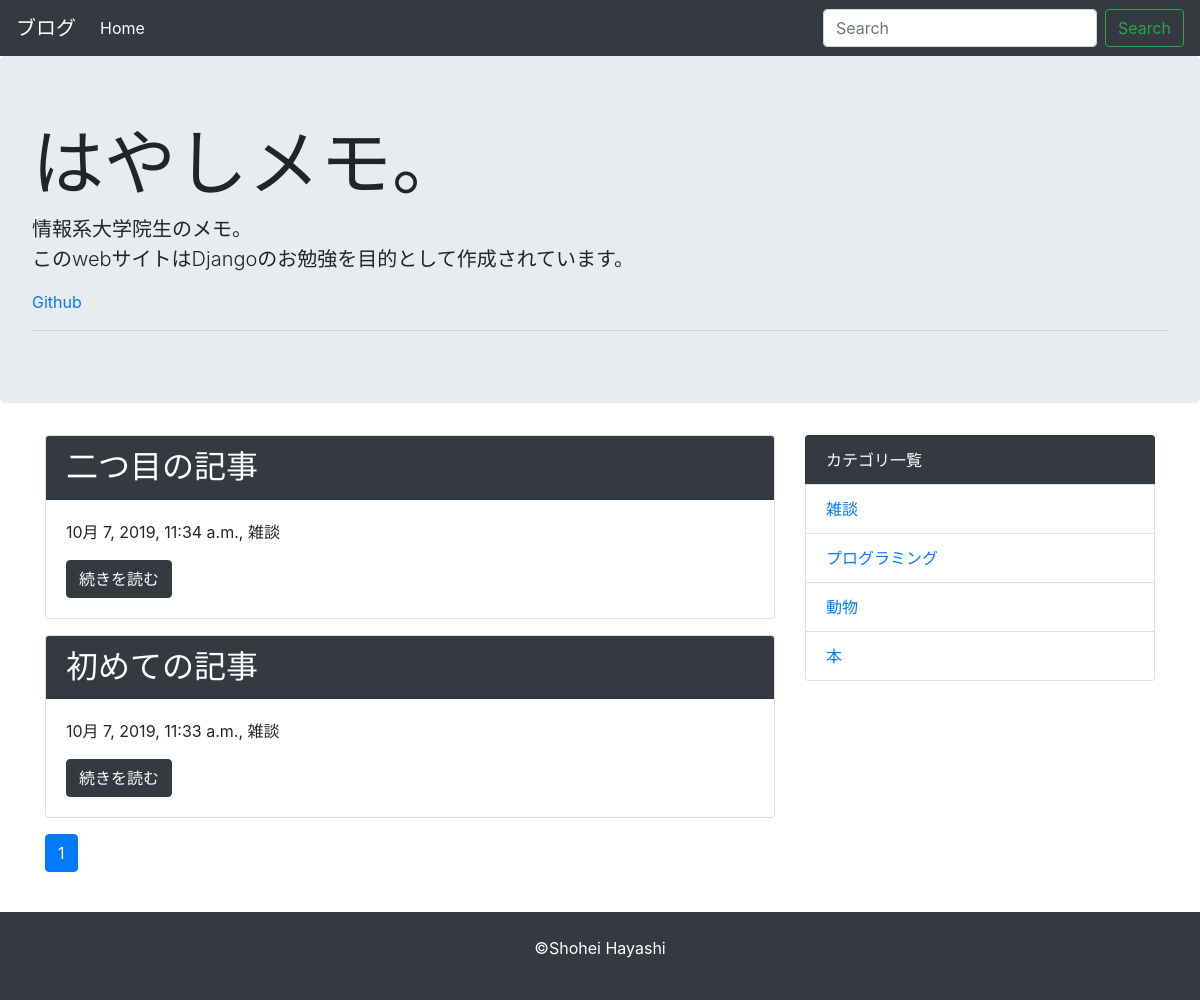
Page /category/1/ on the committed database.
### blog/models.py (models this page shows, shortened)
class Post(models.Model):
  title = models.CharField('タイトル', max_length = 255)
  text = models.TextField('本文')
  created_at = models.DateTimeField('作成日', default=timezone.now)
  category = models.ForeignKey(Category, verbose_name='カテゴリ', on_delete=models.PROTECT)

class Category(models.Model):
  name = models.CharField('カテゴリ名', max_length = 255)
  created_at = models.DateTimeField('作成日', default=timezone.now)
  def __str__(self):
      return self.name

### blog/views.py (the view)
# urls.py: path('category/<int:pk>/', views.CategoryView.as_view(), name = 'category'),
class CategoryView(generic.ListView):
  model = Post
  paginate_by = 10
  def get_queryset(self):
    category = get_object_or_404(Category, pk = self.kwargs['pk'])
    queryset = Post.objects.order_by('-created_at').filter(category = category)
    return queryset

### blog/context_processors.py (called while the page is built)
def common(request):
  context = {
    'category_list':Category.objects.all(),
  }
  return context

### blog/templatetags/mytag.py (called while the page is built)
@register.simple_tag
def url_replace(request, field, value):
    url_dict = request.GET.copy()
    url_dict[field] = value
    return url_dict.urlencode()

### blog/templates/blog/post_list.html
{% extends 'blog/base.html' %}
{% block content %}
{% for post in post_list %}
  <div class="card mb-3">
    <h2 class="card-header bg-dark text-white">{{ post.title }}</h4>
    <div class="card-body">
      <p>{{ post.created_at }}, {{ post.category }}</p>
      <a href="{% url 'blog:detail' post.pk %}" class="btn btn-dark">続きを読む</a>
    </div>
  </div>
{% endfor %}
{% include 'blog/page.html' %}
{% endblock %}

### blog/templates/blog/base.html (shortened to what this page needs)
<!DOCTYPE html>
<html lang="ja">
<head>
  <link rel="stylesheet" href="https://stackpath.bootstrapcdn.com/bootstrap/4.3.1/css/bootstrap.min.css">
</head>
<body>
  <nav class="navbar navbar-expand-lg navbar-dark bg-dark">
    <a class="navbar-brand" href="{% url 'blog:index' %}">ブログ</a>
    <div class="collapse navbar-collapse" id="navbarSupportedContent">
      <ul class="navbar-nav mr-auto">
        <li class="nav-item active">
          <a class="nav-link" href="{% url 'blog:index' %}">Home</a>
        </li>
      </ul>
      <form class="form-inline my-2 my-lg-0" method="GET" action="{% url 'blog:index' %}">
        <input class="form-control mr-sm-2" type="text" placeholder="Search" aria-label="Search" name="keyword">
        <button class="btn btn-outline-success my-2 my-sm-0" type="submit">Search</button>
      </form>
    </div>
  </nav>
  <div class="jumbotron">
    <h1 class="display-3">はやしメモ。</h1>
    <p class="lead">情報系大学院生のメモ。<br>
    このwebサイトはDjangoのお勉強を目的として作成されています。</p>
    <p><a href="https://github.com/RingSho/django-blog">Github</a></p>
    <hr class="my-2">
  </div>
  <div class="container mb-4 mt-3">
    <div class="row">
      <div class="col-md-8">
        {% block content %}
        {% endblock %}
      </div>
      <div class="col-md-4">
        <ul class="list-group">
          <li class="list-group-item bg-dark text-white">カテゴリ一覧</li>
          {% for category in category_list%}
            <li class="list-group-item">
              <a href="{% url 'blog:category' category.pk %}">{{ category }}</a>
            </li>
          {% endfor %}
        </ul>
      </div>
    </div>
  </div>
  <footer class="bg-dark text-white text-center py-4">
    <p>©Shohei Hayashi</p>
  </footer>
</body>
</html>

### rows in the picture
Post: title "二つ目の記事", created_at "10月 7, 2019, 11:34 a.m.", category "雑談"
Post: title "初めての記事", created_at "10月 7, 2019, 11:33 a.m.", category "雑談"
Category: name "雑談"
Category: name "プログラミング"
Category: name "動物"
Category: name "本"

### other values in the picture
{{ link_page }} "1"
